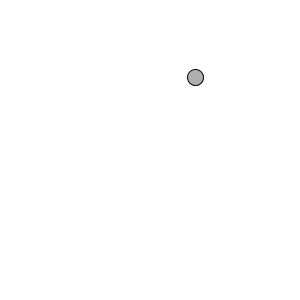
Frame 1 (no input)
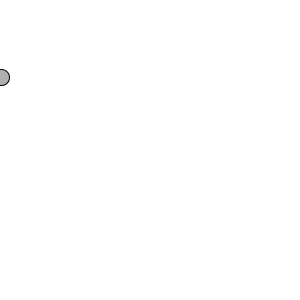
Frame 60 (the mouse pressed at the canvas centre just before this capture)
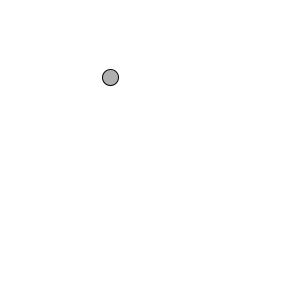
Frame 120 (the mouse held since frame 60 and released just before this capture)

The Processing sketch that drew these frames (run headless with seeded random() and noise(); from frame 60 on, the mouse is pressed at the canvas centre):

// Processing sketch: AccelerationInputs
// ── AccelerationInputs.pde
// Exercise 1.5
// Create a simulation of a car (or runner) that accelerates when you press the up key and brakes when you press the down key.

Mover mover;

void setup() {
  size(300,300);
  mover = new Mover();
}

void draw() {
  background(255);
  mover.update();
  mover.checkEdges();
  mover.display();
}


void keyPressed() {
  if (key == CODED) {
    if (keyCode == UP) {
      mover.speedUp();
    } else if (keyCode == DOWN) {
      mover.slowDown();
    }
  }
}

// ── mover.pde
class Mover {
  PVector location;
  PVector velocity;
  PVector acceleration;
  
  float topSpeed;
  
  public Mover() {
    location = new PVector(random(width), random(height));
    velocity = new PVector(random( -2, 2),0);
    acceleration = new PVector(0.01, 0);
    topSpeed = 10;
  }
  
  void update() {
    velocity.limit(topSpeed);
    
    location.add(velocity);
  }
  
  void display() {
    stroke(0);
    fill(175);
    ellipse(location.x, location.y, 16, 16);
  }
  
  void checkEdges() {
    if (location.x > width) {
      location.x = 0;
    } else if (location.x < 0) {
      location.x = width;
    }
    
    if (location.y > height) {
      location.y = 0;
    } else if (location.y < 0) {
      location.y = height;
    }
  }
  
  void speedUp() {
    velocity.add(acceleration);
  }
  
  void slowDown() {
    velocity.sub(acceleration);
  }
}
